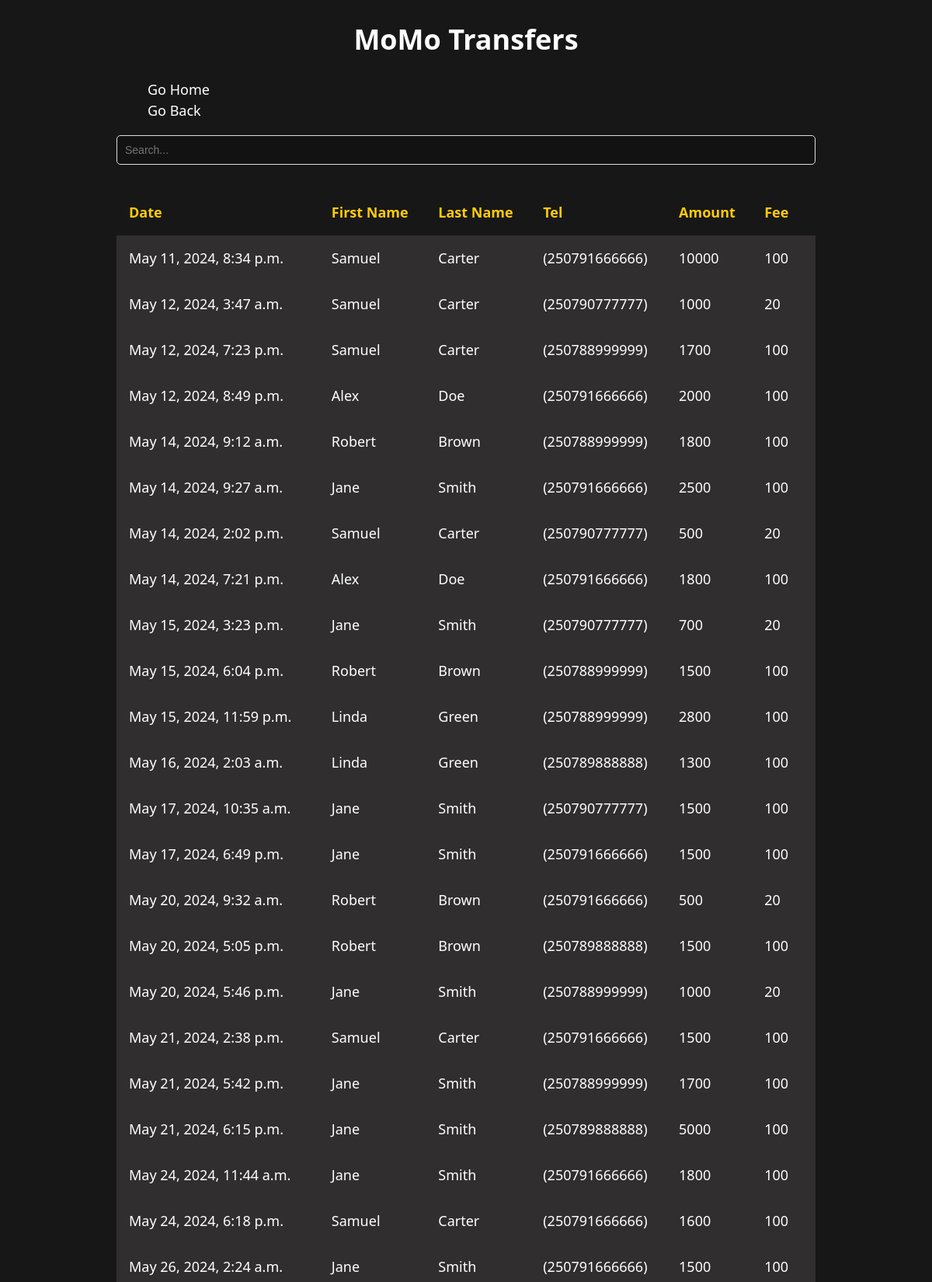
Page /momo/momotransfer (upper part) on the committed database.
### momo/models.py (models this page shows)
class TransfersToMomo(models.Model):
    first_name = models.CharField(max_length=64)
    last_name = models.CharField(max_length=64)
    tel = models.IntegerField()
    amount = models.IntegerField()
    fee = models.IntegerField(blank=True, null=True)
    date = models.DateTimeField()
    class Meta:
        managed = False
        db_table = 'transfers_to_momo'

### momo/views.py (the view)
# urls.py: path("momotransfer", views.transfers_to_momo, name="transferstomomo"),
def transfers_to_momo(request):
    return render(
        request,
        "momo/momotransfer.html",
        {"momotransfers": TransfersToMomo.objects.all(),
         },
    )

### momo/templates/momo/momotransfer.html (shortened to what this page needs)
{% extends "./layout.html" %}
{% block tablename %}
    <h1 style="text-align: center;">MoMo Transfers</h1>
{% endblock %}
{% block body %}
                <thead>
                    <tr>
                        <th onclick="sortTable(0)">Date </th>
                        <th onclick="sortTable(1)">First Name </th>
                        <th onclick="sortTable(2)">Last Name </th>
                        <th onclick="sortTable(3)">Tel </th>
                        <th onclick="sortTable(4)">Amount </th>
                        <th onclick="sortTable(5)">Fee </th>
                    </tr>
                </thead>
                <tbody>
                    {% for item in momotransfers %}
                    <tr>
                        <td>{{ item.date }}</td>
                        <td>{{ item.first_name }}</td>
                        <td>{{ item.last_name }}</td>
                        <td>{{ item.tel }}</td>
                        <td>{{ item.amount }}</td>
                        <td>{{ item.fee }}</td>
                    </tr>
                    {% endfor %}
                </tbody>
{% endblock%}

### momo/static/momo/css/tables.css (style rules this page uses)
html { color-scheme: dark; }
body { background-color: #181717; color: #ffffff; font-size: 1.125rem; font-family: system-ui; line-height: 1.5; }
th { text-align: justify; }
td { text-align: justify; }
caption, th, td { padding: 1rem; }
th { background: hsl(0 0% 0% / 0.5 ); color: #FFCC08; }

### rows in the picture
TransfersToMomo: date "May 11, 2024, 8:34 p.m.", first_name "Samuel", last_name "Carter", tel "(250791666666)", amount "10000", fee "100"
TransfersToMomo: date "May 12, 2024, 3:47 a.m.", first_name "Samuel", last_name "Carter", tel "(250790777777)", amount "1000", fee "20"
TransfersToMomo: date "May 12, 2024, 7:23 p.m.", first_name "Samuel", last_name "Carter", tel "(250788999999)", amount "1700", fee "100"
TransfersToMomo: date "May 12, 2024, 8:49 p.m.", first_name "Alex", last_name "Doe", tel "(250791666666)", amount "2000", fee "100"
TransfersToMomo: date "May 14, 2024, 9:12 a.m.", first_name "Robert", last_name "Brown", tel "(250788999999)", amount "1800", fee "100"
TransfersToMomo: date "May 14, 2024, 9:27 a.m.", first_name "Jane", last_name "Smith", tel "(250791666666)", amount "2500", fee "100"
TransfersToMomo: date "May 14, 2024, 2:02 p.m.", first_name "Samuel", last_name "Carter", tel "(250790777777)", amount "500", fee "20"
TransfersToMomo: date "May 14, 2024, 7:21 p.m.", first_name "Alex", last_name "Doe", tel "(250791666666)", amount "1800", fee "100"
TransfersToMomo: date "May 15, 2024, 3:23 p.m.", first_name "Jane", last_name "Smith", tel "(250790777777)", amount "700", fee "20"
TransfersToMomo: date "May 15, 2024, 6:04 p.m.", first_name "Robert", last_name "Brown", tel "(250788999999)", amount "1500", fee "100"
TransfersToMomo: date "May 15, 2024, 11:59 p.m.", first_name "Linda", last_name "Green", tel "(250788999999)", amount "2800", fee "100"
TransfersToMomo: date "May 16, 2024, 2:03 a.m.", first_name "Linda", last_name "Green", tel "(250789888888)", amount "1300", fee "100"
TransfersToMomo: date "May 17, 2024, 10:35 a.m.", first_name "Jane", last_name "Smith", tel "(250790777777)", amount "1500", fee "100"
TransfersToMomo: date "May 17, 2024, 6:49 p.m.", first_name "Jane", last_name "Smith", tel "(250791666666)", amount "1500", fee "100"
TransfersToMomo: date "May 20, 2024, 9:32 a.m.", first_name "Robert", last_name "Brown", tel "(250791666666)", amount "500", fee "20"
TransfersToMomo: date "May 20, 2024, 5:05 p.m.", first_name "Robert", last_name "Brown", tel "(250789888888)", amount "1500", fee "100"
TransfersToMomo: date "May 20, 2024, 5:46 p.m.", first_name "Jane", last_name "Smith", tel "(250788999999)", amount "1000", fee "20"
TransfersToMomo: date "May 21, 2024, 2:38 p.m.", first_name "Samuel", last_name "Carter", tel "(250791666666)", amount "1500", fee "100"
TransfersToMomo: date "May 21, 2024, 5:42 p.m.", first_name "Jane", last_name "Smith", tel "(250788999999)", amount "1700", fee "100"
TransfersToMomo: date "May 21, 2024, 6:15 p.m.", first_name "Jane", last_name "Smith", tel "(250789888888)", amount "5000", fee "100"
TransfersToMomo: date "May 24, 2024, 11:44 a.m.", first_name "Jane", last_name "Smith", tel "(250791666666)", amount "1800", fee "100"
TransfersToMomo: date "May 24, 2024, 6:18 p.m.", first_name "Samuel", last_name "Carter", tel "(250791666666)", amount "1600", fee "100"
TransfersToMomo: date "May 26, 2024, 2:24 a.m.", first_name "Jane", last_name "Smith", tel "(250791666666)", amount "1500", fee "100"
